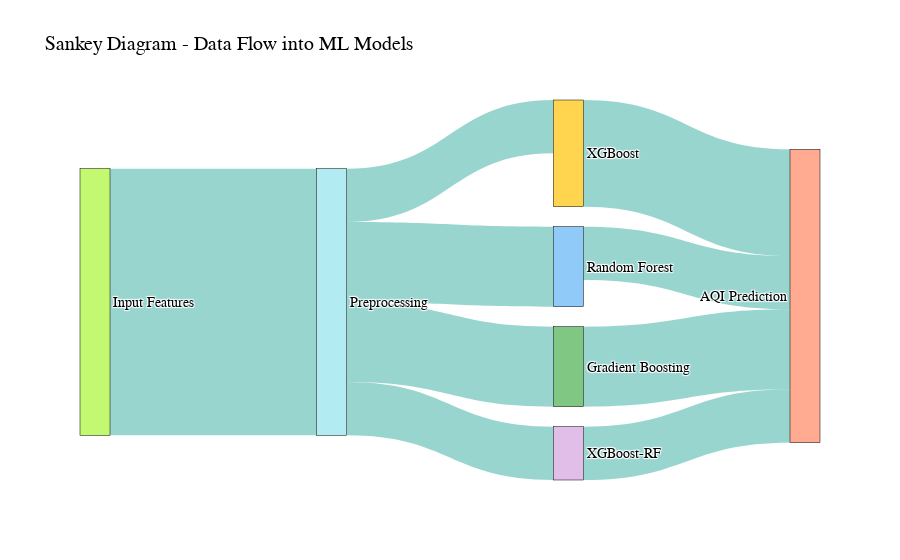

The notebook cell this image was saved under:
### Code cell
import plotly.graph_objects as go

# Nodes
labels = [
    "Input Features",        # 0
    "Preprocessing",         # 1
    "Random Forest",         # 2
    "Gradient Boosting",     # 3
    "XGBoost",               # 4
    "XGBoost-RF",            # 5
    "AQI Prediction"         # 6
]

# Source & Target indices in the labels list
sources = [0, 1, 1, 1, 1, 2, 3, 4, 5]
targets = [1, 2, 3, 4, 5, 6, 6, 6, 6]

# Flow values
values = [10, 3, 3, 2, 2, 2, 3, 4, 2]

fig = go.Figure(data=[go.Sankey(
    node=dict(
        pad=20,
        thickness=30,
        line=dict(color="black", width=0.5),
        label=labels,
        color=["#C2F970", "#B2EBF2", "#90CAF9", "#81C784", "#FFD54F", "#E1BEE7", "#FFAB91"]
    ),
    link=dict(
        source=sources,
        target=targets,
        value=values,
        color=["rgba(0,150,136,0.4)" for _ in values]
    )
)])

# ✅ Apply bold, black font to all text
fig.update_layout(
    title_text="Sankey Diagram - Data Flow into ML Models",
    font=dict(size=14, color='black', family='Arial Black')
)

fig.show()

### Figure 1 — Plotly figure (JSON) as saved in the notebook; plotly's stock layout.template omitted (floating-point values rounded to 4 significant figures)
{"data": [{"link": {"color": ["rgba(0,150,136,0.4)", "rgba(0,150,136,0.4)", "rgba(0,150,136,0.4)", "rgba(0,150,136,0.4)", "rgba(0,150,136,0.4)", "rgba(0,150,136,0.4)", "rgba(0,150,136,0.4)", "rgba(0,150,136,0.4)", "rgba(0,150,136,0.4)"], "source": [0, 1, 1, 1, 1, 2, 3, 4, 5], "target": [1, 2, 3, 4, 5, 6, 6, 6, 6], "value": [10, 3, 3, 2, 2, 2, 3, 4, 2]}, "node": {"color": ["#C2F970", "#B2EBF2", "#90CAF9", "#81C784", "#FFD54F", "#E1BEE7", "#FFAB91"], "label": ["Input Features", "Preprocessing", "Random Forest", "Gradient Boosting", "XGBoost", "XGBoost-RF", "AQI Prediction"], "line": {"color": "black", "width": 0.5}, "pad": 20, "thickness": 30}, "type": "sankey"}], "layout": {"font": {"color": "black", "family": "Arial Black", "size": 14}, "title": {"text": "Sankey Diagram - Data Flow into ML Models"}}}
